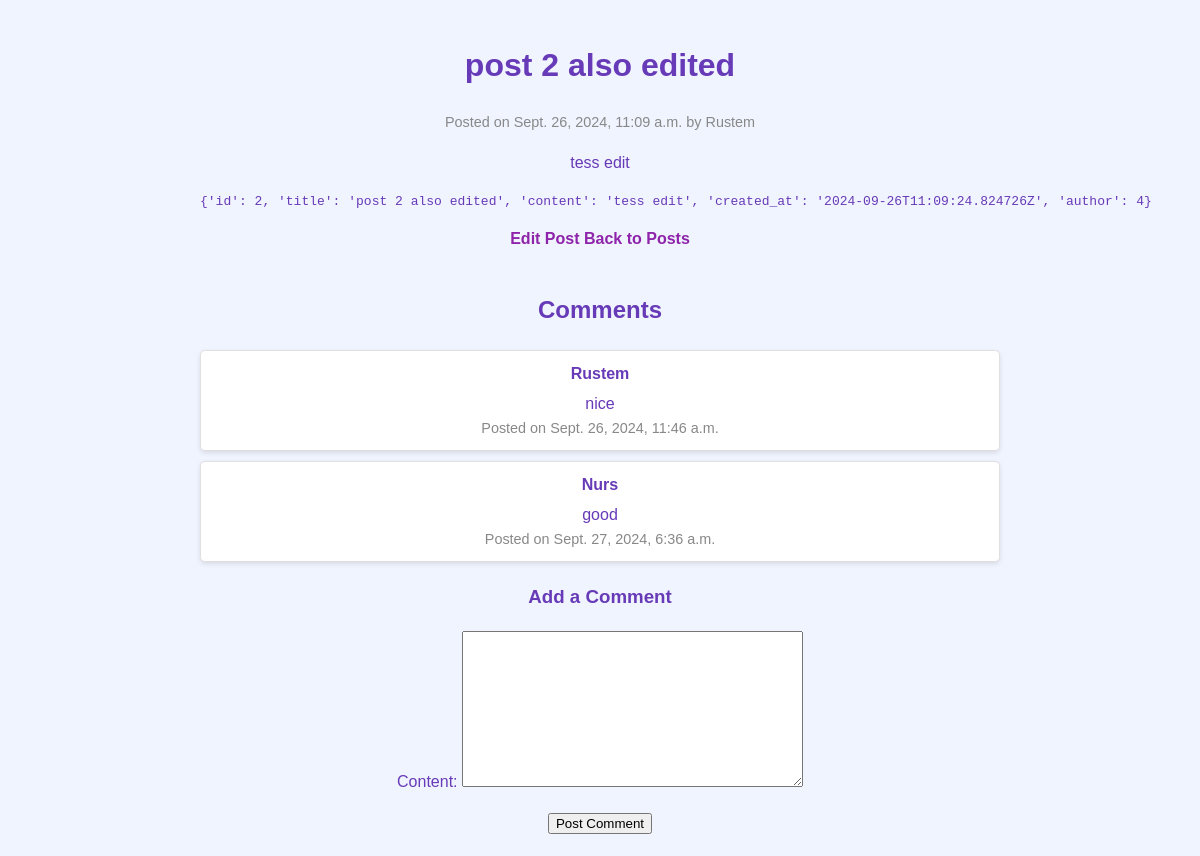
Page /posts/2/ on the committed database.
### blog_app/models.py (models this page shows)
class Post(models.Model):
    title = models.CharField(max_length=200)
    content = models.TextField()
    created_at = models.DateTimeField(auto_now_add=True)
    author = models.ForeignKey(User, on_delete=models.CASCADE)

class Comment(models.Model):
    content = models.TextField()
    created_at = models.DateTimeField(auto_now_add=True)
    post = models.ForeignKey(Post, related_name='comments', on_delete=models.CASCADE)
    author = models.ForeignKey(User, on_delete=models.CASCADE)

### blog_app/views.py (the view, shortened to what this page needs)
# urls.py: path('posts/<int:post_id>/', PostDetail.as_view(), name='post-detail'),
class PostDetail(APIView):
    def get(self, request, post_id, format=None):
        post = get_object_or_404(Post, id=post_id)
        serializer = PostSerializer(post)
        comments = post.comments.all()  # Retrieve all comments related to this post
        comment_form = CommentForm()  # Initialize an empty comment form
        return render(request, 'blog/post_detail.html', {
            'post': post,
            'post_data': serializer.data,
            'comments': comments,
            'comment_form': comment_form,
        })

### blog_app/forms.py
class CommentForm(forms.ModelForm):
    class Meta:
        model = Comment
        fields = ['content']

### blog_app/templates/blog/post_detail.html (shortened to what this page needs)
{% load static %}
<!DOCTYPE html>
<html lang="en">
<head>
    <link rel="stylesheet" href="{% static 'mystyles.css' %}?v={{ STATIC_VERSION }}">
</head>
<body>
    <div class="main">
        <h1>{{ post.title }}</h1>
        <p class="post-meta">Posted on {{ post.created_at }} by {{ post.author }}</p>
        <div class="post-content">
            <p>{{ post.content }}</p>
        </div>
        <pre>{{ post_data }}</pre>
        <a href="{% url 'post-edit' post.id %}">Edit Post</a>
        <a href="{% url 'post-list' %}">Back to Posts</a>
        <div class="comments-section">
            <h2>Comments</h2>
            {% if comments %}
                <ul>
                    {% for comment in comments %}
                        <li class="comment">
                            <div class="comment-author">{{ comment.author }}</div>
                            <div class="comment-content">{{ comment.content }}</div>
                            <div class="post-meta">Posted on {{ comment.created_at }}</div>
                        </li>
                    {% endfor %}
                </ul>
            {% else %}
                <p>No comments yet. Be the first to comment!</p>
            {% endif %}
        </div>
        <div class="add-comment-form">
            <h3>Add a Comment</h3>
            <form method="post">
                {{ comment_form.as_p }}
                <button type="submit">Post Comment</button>
            </form>
        </div>
    </div>
</body>
</html>

### static/mystyles.css (style rules this page uses)
body { margin: 0; font-family: 'Source Sans Pro', sans-serif; background-color: #f0f4ff; color: #4a0072; line-height: 1.6; }
ul { list-style: none; padding: 0; }
li { background-color: #ffffff; border: 1px solid #e0e0e0; border-radius: 5px; margin: 10px 0; padding: 15px; transition: transform 0.2s ease, box-shadow 0.2s ease; box-shadow: 0 2px 5px rgba(0, 0, 0, 0.1); }
a { color: #8e24aa; text-decoration: none; font-weight: 600; transition: color 0.3s ease; }
.main { text-align: center; color: #673ab7; }
.main h1 { font-size: 2em; margin: 20px 0; }

### blog_app/templates/blog/post_detail.html (style rules this page uses)
body { font-family: Arial, sans-serif; }
.main { width: 800px; margin: 0 auto; padding: 20px; }
.post-meta { color: #888; font-size: 0.9em; }
.comments-section { margin-top: 40px; }
.comment { border-bottom: 1px solid #ddd; padding: 10px 0; }
.comment-author { font-weight: bold; }
.comment-content { margin-top: 5px; }
.add-comment-form { margin-top: 20px; }

### rows in the picture
Post: title "post 2 also edited", created_at "Sept. 26, 2024, 11:09 a.m.", author "Rustem", content "tess edit"
Comment: author "Rustem", content "nice", created_at "Sept. 26, 2024, 11:46 a.m."
Comment: author "Nurs", content "good", created_at "Sept. 27, 2024, 6:36 a.m."

### other values in the picture
{{ post_data }} "{'id': 2, 'title': 'post 2 also edited', 'content': 'tess edit', 'created_at': '2024-09-26T11:09:24.824726Z', 'author': 4}"
